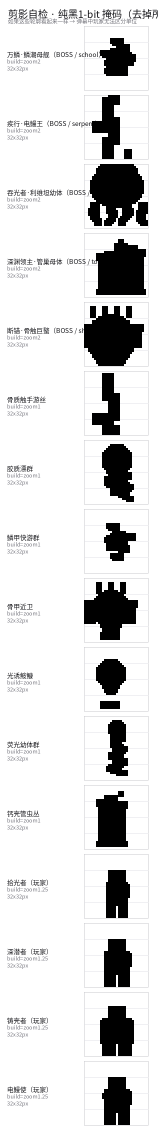
#> input picture docs/_silhouette/silhouette-preview.png, 316 x 2270 px (shown at 1/2 size)
$ python -i silhouette_check.py   (imports and definitions only)
#> lines starting #> are read from the running program, lines starting #| are printed output that depends on the picture; after the words box and inside, x2 and y2 are one past the last pixel; in counts of white or black regions, pixels touching at a corner belong together
#> further down, picture is the input picture: PIL image 316x2270 RGBA; mean R, G, B, A 218, 218, 218.1, 255
#!/usr/bin/env python
# -*- coding: utf-8 -*-
"""
剪影自检工具（Silhouette Self-Check）
===================================

为什么需要这个工具
------------------
本项目现有 16 个单位（4 玩家 + 12 敌人）全部由`pixelgen.py` 的
`draw_head / draw_torso / draw_legs` 绘制 —— 这三个函数是**人形专用骨架**。
每个单位只是换配色 + 头饰，因此：

    **在纯黑剪影下，16 个单位看起来几乎完全一样。**

在弹幕里同屏50+ 单位时，玩家无法判断"哪个是哪个、哪个在打我、哪个要先杀"。
这是可玩性问题，不是审美问题。

这个工具做两件事：
  1. 把现有 16 个单位渲染成 **纯黑剪影掩码**（1-bit mask），
     直观暴露问题严重程度 —— 把主观判断变成客观事实。
  2. 量化分析：逐像素计算单位间的**剪影 IoU（交并比）**，
     给出"哪些单位撞剪影了"的数字结论。

它**不修改任何现有资产**，只读 `pixelgen.py` 的绘制函数。

用法
----
    python3 tools/silhouette_check.py                # 出报告 + 预览图
    python3 tools/silhouette_check.py --scale 8      # 放大预览
    python3 tools/silhouette_check.py --no-image# 只出数字，不出图

输出
----
    docs/_silhouette/silhouette-report.md   分析报告
    docs/_silhouette/silhouette-preview.png 剪影对照图（纯黑）
    docs/_silhouette/silhouette-color.png   对照图（彩色，供参考）
"""
import os
import sys
import json
import argparse

# 让本文件能 import 同目录的 pixelgen
sys.path.insert(0, os.path.dirname(os.path.abspath(__file__)))

from PIL import Image, ImageDraw, ImageFont
import pixelgen as pg

OUT_DIR = os.path.join(pg.DOCS_DIR, '_silhouette')


# --------------------------------------------------------------------------
# 1-bit 剪影化
# --------------------------------------------------------------------------
def to_mask(img):
    """RGBA → 纯黑剪影（1-bit mask）：不透明处纯黑，透明处挖空。

    刻意**不做高斯模糊 / 不做描边** —— 要看的就是最原始的轮廓事实。
    描边会"填满"凹陷，让本来可辨的形状变得不可辨，反而掩盖问题。
    """
    alpha = img.getchannel('A')
#> alpha: PIL image 316x2270 L; every value is 255
    # 阈值二值化：alpha >= 128 视为实心
    mask = alpha.point(lambda a: 255 if a >= 128 else 0)
    solid = Image.new('RGBA', img.size, (0, 0, 0, 255))
    solid.putalpha(mask)
    return solid


def trim(img):
    """裁到 alpha 包围盒 —— 剪影对比必须按"实际占位"比，否则体型差异会被画布稀释。"""
    bb = img.getbbox()
#> bb = (0, 0, 316, 2270)
    return img.crop(bb) if bb else img


def mask_signature(img):
    """把剪影归一化到固定网格，返回布尔矩阵（用于 IoU 计算）。"""
    t = trim(to_mask(img))
    if t.size[0] == 0 or t.size[1] == 0:
        return [[]]
    # 归一化到 32x32，保留长宽比（contain 而非 stretch，避免细长形被压胖）
    n = 32
    scale = min(n / t.size[0], n / t.size[1])
#> scale = 0.0141
    w, h = max(1, int(t.size[0] * scale)), max(1, int(t.size[1] * scale))
#> w = 4; h = 32
    r = t.resize((w, h), Image.NEAREST)
    canvas = Image.new('RGBA', (n, n), (0, 0, 0, 0))
#> canvas: PIL image 32x32 RGBA; every value is 0
    canvas.paste(r, ((n - w) // 2, (n - h) // 2), r)
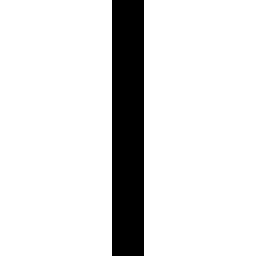
#> canvas: PIL image 32x32 RGBA (shown 8 times larger); mean R, G, B, A 0, 0, 0, 31.9; transparent parts drawn white
    a = canvas.getchannel('A')
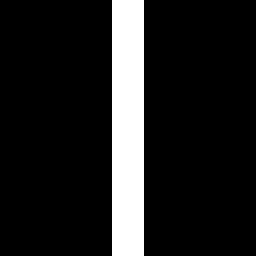
#> a: PIL image 32x32 L (shown 8 times larger); 12.5% white; 1 white region, box (x1, y1, x2, y2) and area: (14, 0, 18, 32) 128
    return [[1 if a.getpixel((x, y)) >= 128 else 0 for x in range(n)]
            for y in range(n)]


# [10 lines left out: function iou, not called in this run]


# --------------------------------------------------------------------------
# 报告
# --------------------------------------------------------------------------
CN_NAME = {
    'rookie': '深潜者（玩家）', 'guanyu': '拾光者（玩家）',
    'zhangfei': '铸壳者（玩家）', 'zhaoyun': '电鳗使（玩家）',
    'minion': '胶质漂群', 'runner': '鳞甲快游群', 'tank': '钙壳管虫丛',
    'swarm': '荧光幼体群', 'shooter': '光诱鮟鱇', 'shield': '骨甲近卫',
    'elite': '骨质触手游丝',
    'boss_warlord': '深渊领主·管巢母体（BOSS / tower）',
    'boss_yanliang': '断锚·骨触巨螯（BOSS / shell）',
    'boss_caocao': '万鳞·鳞潮母舰（BOSS / school）',
    'boss_ganning': '疾行·电鳗王（BOSS / serpent）',
    'boss_tyrant': '吞光者·利维坦幼体（BOSS / leviathan）',
}


# [306 lines left out: functions collect, analyse, make_preview, human_test, build_human_test_sheet, main, not called in this run]


# [2 lines not run here, left out]

>>> from PIL import Image
>>> picture = Image.open('../docs/_silhouette/silhouette-preview.png')
>>> result = mask_signature(picture)
#> result = 32 items
